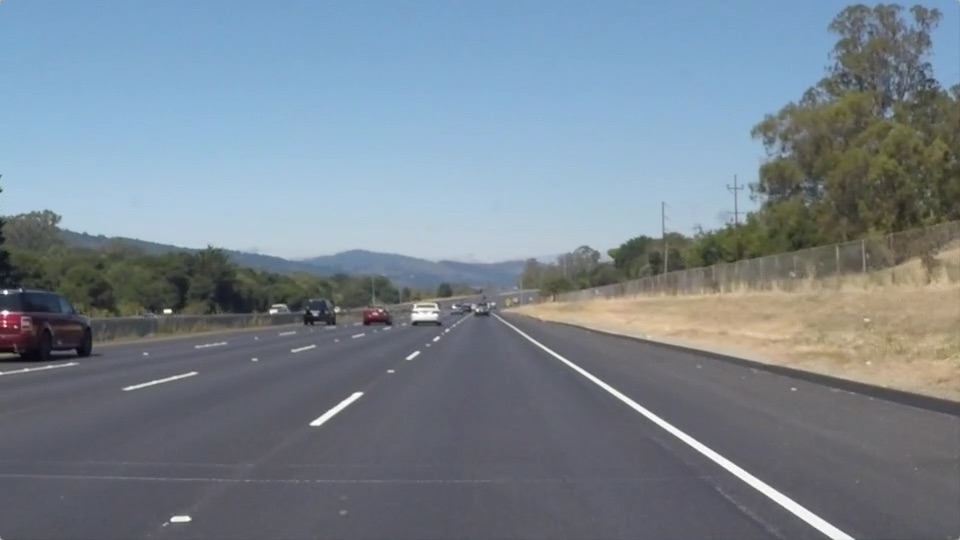
#> input picture solidWhiteRight.jpg, 960 x 540 px, found by its file name
$ jupyter execute Pre_1st_Pro_2.ipynb   (shell and % lines are left out)
#> lines starting #> are read from the running program, lines starting #| are printed output that depends on the picture
https://github.com/udacity/CarND-LaneLines-P1/blob/master/P1.ipynb

https://alyssaq.github.io/2014/understanding-hough-transform/

https://discussions.udacity.com/c/standalone-courses/computer-vision

https://classroom.udacity.com/courses/ud810/lessons/3529439247/concepts/35617988670923

https://github.com/todddangerfarr/intro-to-computer-vision-with-python-opencv

http://homepages.inf.ed.ac.uk/rbf/HIPR2/hough.htm

http://docs.opencv.org/3.0-beta/doc/py_tutorials/py_imgproc/py_houghlines/py_houghlines.html

http://stats.stackexchange.com/questions/33078/data-has-two-trends-how-to-extract-independent-trendlines

http://stats.stackexchange.com/questions/109819/detect-line-in-scatter?noredirect=1&lq=1

http://stackoverflow.com/questions/18632276/how-to-draw-a-line-on-an-image-in-opencv

https://alyssaq.github.io/2014/understanding-hough-transform/

https://github.com/dsilver829/lane-demo/blob/master/demo.ipynb

http://docs.opencv.org/trunk/da/d22/tutorial_py_canny.html

http://docs.opencv.org/3.0-beta/doc/py_tutorials/py_imgproc/py_canny/py_canny.html#canny-edge-detection-in-opencv

http://docs.opencv.org/3.0-beta/doc/py_tutorials/py_imgproc/py_houghlines/py_houghlines.html

TensorFlow Neural Network Lab

https://github.com/udacity/CarND-TensorFlow-Lab

CarND-Camera-Calibration

https://github.com/udacity/CarND-Camera-Calibration/blob/master/camera_calibration.ipynb

Project: Build a Traffic Sign Recognition Program

https://github.com/udacity/traffic-signs

[cell 1]
#importing some useful packages
import matplotlib.pyplot as plt
import matplotlib.image as mpimg
import numpy as np
import cv2
import math
import helper_func

[cell 2]
#reading in an image
image = mpimg.imread('test_images/solidWhiteRight.jpg')
#> image is the input picture: shape (540, 960, 3); mean R, G, B 120.3, 132.6, 143.7
#printing out some stats and plotting
print('This image is:', type(image), 'with dimesions:', image.shape)
#| This image is: <class 'numpy.ndarray'> with dimesions: (540, 960, 3)
plt.imshow(image)  #call as plt.imshow(gray, cmap='gray') to show a grayscaled image

[cell 3]
# [4 lines of commented-out code are left out]

There are a few ways you could smooth the lines. I think the most common way is to keep a running average of the lines that are collected through the multiple frames (using a global variable), and then to put those lines through a regression algorithm. This way would help with the noise for a given frame.

[cell 4]
import cv2
import numpy as np

img_size = (200,200)
img = np.ones(img_size) * 255

# polar equation
theta = np.linspace(0, np.pi, 1000)
r = 1 / (np.sin(theta) - np.cos(theta))

# polar to cartesian
def polar2cart(r, theta):
    x = r * np.cos(theta)
    y = r * np.sin(theta)
    return x, y

x,y = polar2cart(r, theta)
x1, x2, y1, y2 = x[0], x[1], y[0], y[1]

# line equation y = f(X)
def line_eq(X):
    m = (y2 - y1) / (x2 - x1)
    return m * (X - x1) + y1

line = np.vectorize(line_eq)

x = np.arange(0, img_size[0])
y = line(x).astype(np.uint)

cv2.line(img, (x[0], y[0]), (x[-1], y[-1]), (0,0,0))
cv2.imshow("foo",img)
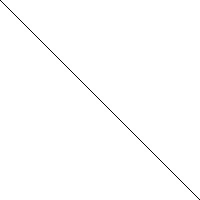
#> window 'foo': shape (200, 200); 99.5% white; black in thin lines or dots
cv2.waitKey()
